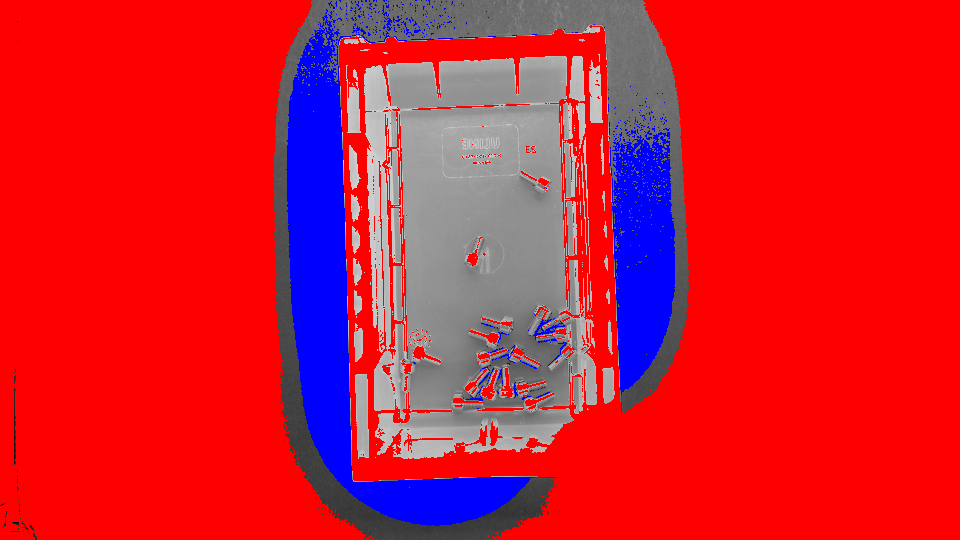
#> input picture dev/approaches/_abs_frame_focused.png, 960 x 540 px, given in place of gt27_0.png, which was not available
$ python _exp2.py
#> lines starting #> are read from the running program, lines starting #| are printed output that depends on the picture; long printed decimals are rounded
#> further down, f is the input picture: shape (540, 960, 3); mean B, G, R 51, 30.5, 207.5
import cv2,numpy as np
def fg(f):
    s=2; g=cv2.cvtColor(f,6); H,W=g.shape
#> after `g = cv2.cvtColor(f, 6)`:
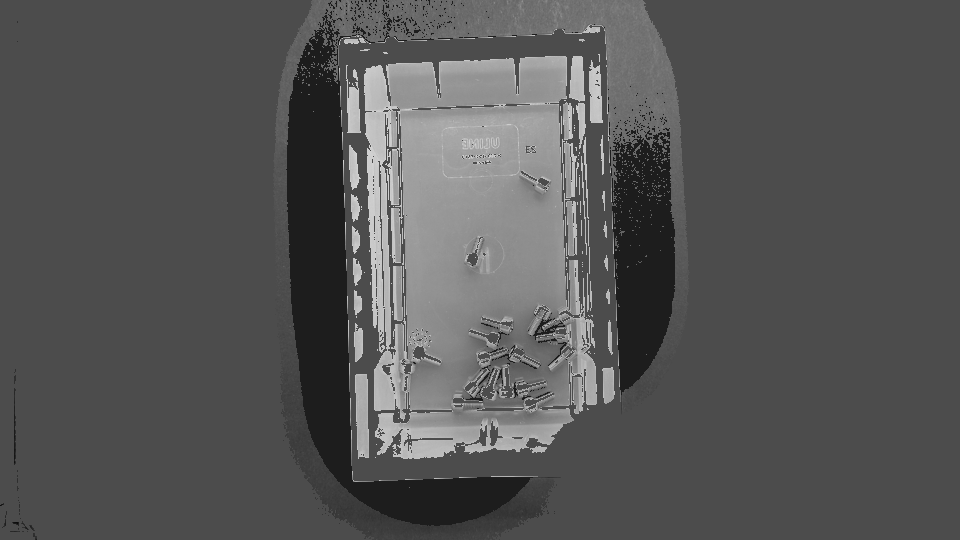
#> g: shape (540, 960); min 11, max 213, mean 85.6
#> after `H, W = g.shape`: H = 540; W = 960
    g=cv2.resize(g,(W//s,H//s),interpolation=cv2.INTER_AREA).astype(np.float32)
#> g: shape (270, 480) float32
    small=cv2.resize(g,(W//8,H//8),interpolation=cv2.INTER_AREA).astype(np.uint8)
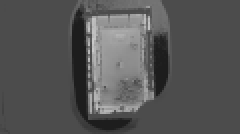
#> small: shape (67, 120) (shown 2 times larger); min 29, max 201, mean 85.5
    bg=cv2.resize(cv2.medianBlur(small,15).astype(np.float32),(W//s,H//s))
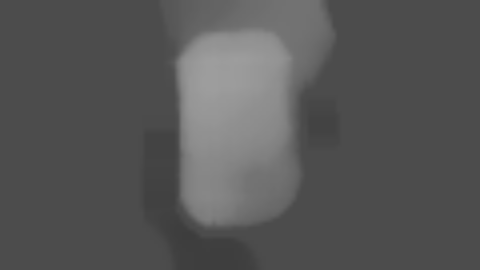
#> bg: shape (270, 480) float32; min 61.06, max 158, mean 86.9
    d=g-bg
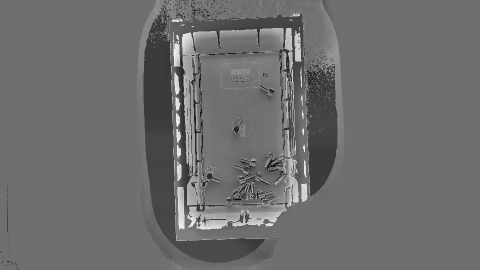
#> d: shape (270, 480) float32; min -101, max 129.5, mean -1.3; drawn with min black and max white
    return g,bg,d
for n in ['gt27_0','frame_focused','white']:
    f=cv2.imread(n+'.png'); g,bg,d=fg(f)
    a=np.abs(d); print(n,'MAD',np.median(a),'pct',np.percentile(a,[90,99,99.5]),'neg>40',(d<-40).sum(),'pos>40',(d>40).sum())
#> after `a = np.abs(d)`:
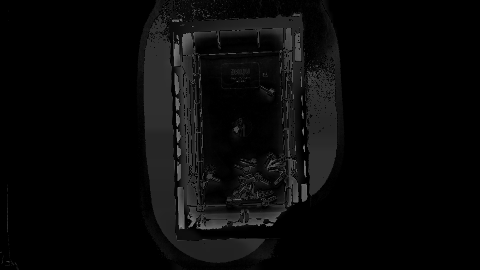
#> a: shape (270, 480) float32; min 0, max 129.5, mean 9
#| gt27_0 MAD 0.0 pct [38.         79.986 94.100] neg>40 6724 pos>40 4604
    v=np.clip(128+d*2,0,255).astype(np.uint8); cv2.imwrite('approaches/_d_'+n+'.png',v)
#> after `v = np.clip(128 + d * 2, 0, 255).astype(np.uint8)`:
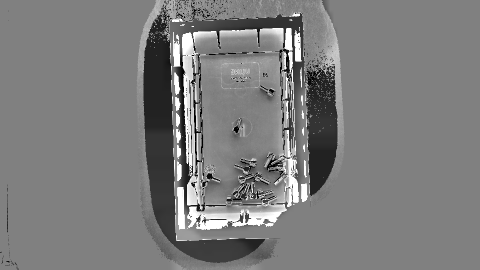
#> v: shape (270, 480); min 0, max 255, mean 124.6
#> pass 2 of the loop `for n in ['gt27_0','frame_focused','white']:`:
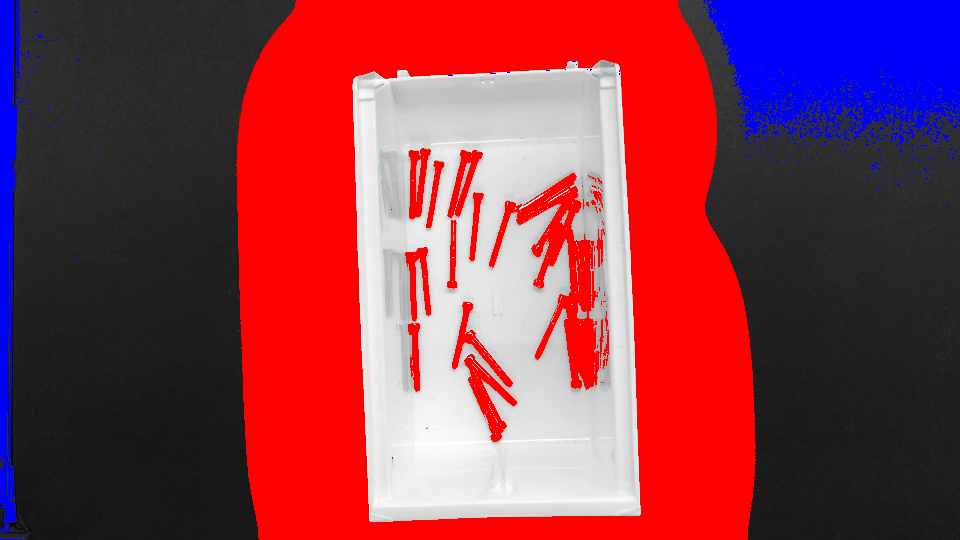
#> input picture dev/approaches/_abs_gt27_0.png, 960 x 540 px, given in place of frame_focused.png, which was not available
#> f is the input picture: shape (540, 960, 3); mean B, G, R 76.6, 59.5, 135.2
#> `a = np.abs(d)`:
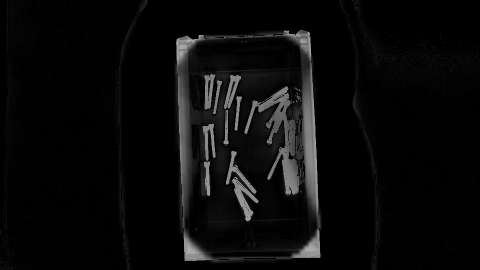
#> a: shape (270, 480) float32; min 0, max 177, mean 10.5
#| frame_focused MAD 1.0 pct [ 21.815 140.479   148.        ] neg>40 4247 pos>40 5485
#> `v = np.clip(128 + d * 2, 0, 255).astype(np.uint8)`:
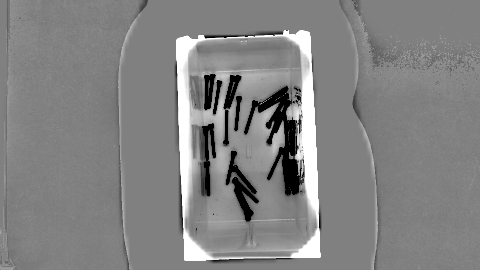
#> v: shape (270, 480); min 0, max 255, mean 131.1
